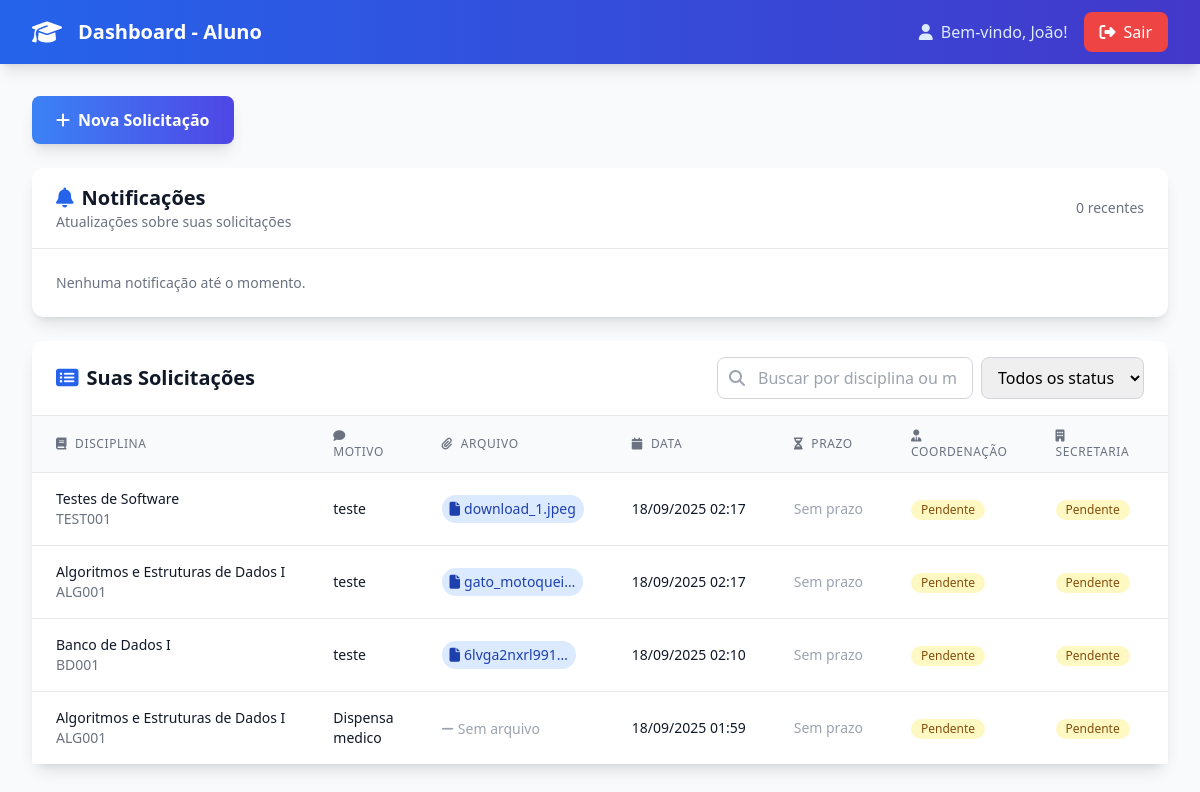
/dashboard/aluno/ (signed in), run on the app's committed database.
### solicitacoes/models.py (models this page shows, shortened)
class Solicitacao(models.Model):
    STATUS_CHOICES = [
        ('pendente', 'Pendente'),
        ('aprovada', 'Aprovada'),
        ('rejeitada', 'Rejeitada'),
    ]
    APPROVAL_CHOICES = STATUS_CHOICES
    aluno = models.ForeignKey(User, on_delete=models.CASCADE, related_name='solicitacoes')
    disciplina = models.ForeignKey(Disciplina, on_delete=models.CASCADE)
    motivo = models.TextField()
    arquivo = models.FileField(upload_to='solicitacoes/%Y/%m/', blank=True, null=True, help_text='Arquivo comprobatório (opcional)')
    data_solicitacao = models.DateTimeField(auto_now_add=True)
    data_limite = models.DateTimeField(null=True, blank=True)
    status = models.CharField(max_length=10, choices=STATUS_CHOICES, default='pendente')
    coordenador_status = models.CharField(max_length=10, choices=APPROVAL_CHOICES, default='pendente')
    coordenador_justificativa = models.TextField(blank=True)
    coordenador_responsavel = models.ForeignKey(User, on_delete=models.SET_NULL, related_name='aprovacoes_coordenador', null=True, blank=True)
    coordenador_data = models.DateTimeField(null=True, blank=True)
    secretaria_status = models.CharField(max_length=10, choices=APPROVAL_CHOICES, default='pendente')
    secretaria_justificativa = models.TextField(blank=True)
    secretaria_responsavel = models.ForeignKey(User, on_delete=models.SET_NULL, related_name='aprovacoes_secretaria', null=True, blank=True)
    secretaria_data = models.DateTimeField(null=True, blank=True)
    professor_status = models.CharField(max_length=10, choices=APPROVAL_CHOICES, default='pendente')
    professor_responsavel = models.ForeignKey(User, on_delete=models.SET_NULL, related_name='avaliacoes', null=True, blank=True)
    observacoes_professor = models.TextField(blank=True, null=True)
    data_avaliacao = models.DateTimeField(null=True, blank=True)
    @property
    def tem_arquivo(self):
        return bool(self.arquivo)
    @property
    def nome_arquivo(self):
        if self.arquivo:
            return self.arquivo.name.split('/')[-1]
        return None
    def atualizar_status_final(self):
        if self.data_limite and timezone.now() > self.data_limite and self.status == 'pendente':
            self.status = 'rejeitada'
            if not self.observacoes_professor:
                self.observacoes_professor = 'Rejeitada automaticamente por expirar o prazo.'
            return
        etapas = [
            self.coordenador_status,
            self.secretaria_status,
            self.professor_status,
        ]
        if 'rejeitada' in etapas:
            self.status = 'rejeitada'
        elif all(status == 'aprovada' for status in etapas):
            self.status = 'aprovada'
            if not self.data_avaliacao:
                self.data_avaliacao = timezone.now()
        else:
            self.status = 'pendente'
    class Meta:
        ordering = ['-data_solicitacao']

class Disciplina(models.Model):
    codigo = models.CharField(max_length=10, unique=True)
    nome = models.CharField(max_length=100)
    descricao = models.TextField(blank=True)
    ativo = models.BooleanField(default=True)
    class Meta:
        ordering = ['codigo']

### solicitacoes/views.py (the view)
# urls.py: path('dashboard/aluno/', views.dashboard_aluno, name='dashboard_aluno'),
@login_required
def dashboard_aluno(request):
    try:
        perfil = request.user.perfil
        if perfil.tipo != 'aluno':
            return redirect('dashboard_professor')
    except Perfil.DoesNotExist:
        pass
    solicitacoes = list(Solicitacao.objects.filter(aluno=request.user))
    for solicitacao in solicitacoes:
        solicitacao.atualizar_status_final()
        solicitacao.save()
    notificacoes = Notificacao.objects.filter(user=request.user).order_by('-criado_em')[:10]
    Notificacao.objects.filter(user=request.user, lido=False).update(lido=True)
    return render(request, 'solicitacoes/dashboard_aluno.html', {
        'solicitacoes': solicitacoes,
        'notificacoes': notificacoes,
    })

### solicitacoes/templates/solicitacoes/dashboard_aluno.html (shortened to what this page needs)
<!DOCTYPE html>
<html lang="pt-br">
<head>
    <script src="https://cdn.tailwindcss.com"></script>
    <link href="https://cdnjs.cloudflare.com/ajax/libs/font-awesome/6.4.0/css/all.min.css" rel="stylesheet">
</head>
<body class="bg-gray-50 min-h-screen">
    <nav class="bg-gradient-to-r from-blue-600 to-indigo-700 shadow-lg">
        <div class="max-w-7xl mx-auto px-4 sm:px-6 lg:px-8">
            <div class="flex justify-between items-center h-16">
                <div class="flex items-center">
                    <div class="flex-shrink-0">
                        <i class="fas fa-graduation-cap text-white text-2xl"></i>
                    </div>
                    <div class="ml-4">
                        <h1 class="text-xl font-bold text-white">Dashboard - Aluno</h1>
                    </div>
                </div>
                <div class="flex items-center space-x-4">
                    <span class="text-blue-100">
                        <i class="fas fa-user mr-2"></i>Bem-vindo, {{ user.first_name }}!
                    </span>
                    <a href="{% url 'logout' %}" class="bg-red-500 hover:bg-red-600 text-white px-4 py-2 rounded-lg transition-colors">
                        <i class="fas fa-sign-out-alt mr-2"></i>Sair
                    </a>
                </div>
            </div>
        </div>
    </nav>
    <div class="max-w-7xl mx-auto py-8 px-4 sm:px-6 lg:px-8 space-y-6">
        <div class="mb-2">
            <a href="{% url 'nova_solicitacao' %}"
               class="inline-flex items-center px-6 py-3 bg-gradient-to-r from-blue-500 to-indigo-600 text-white font-semibold rounded-lg hover:from-blue-600 hover:to-indigo-700 transition-all transform hover:scale-105 shadow-lg">
                <i class="fas fa-plus mr-2"></i>Nova Solicitação
            </a>
        </div>
        <div class="bg-white rounded-xl shadow-lg">
            <div class="px-6 py-4 border-b border-gray-200 flex items-center justify-between">
                <div>
                    <h2 class="text-xl font-bold text-gray-900">
                        <i class="fas fa-bell mr-2 text-blue-600"></i>Notificações
                    </h2>
                    <p class="text-sm text-gray-500">Atualizações sobre suas solicitações</p>
                </div>
                <span class="text-sm text-gray-500">{{ notificacoes|length }} recentes</span>
            </div>
            <div class="divide-y divide-gray-100">
                {% if notificacoes %}
                    {% for notificacao in notificacoes %}
                        <div class="px-6 py-3 flex items-start space-x-3 {% if not notificacao.lido %}bg-blue-50{% endif %}">
                            <div class="mt-1">
                                <i class="fas fa-info-circle text-blue-500"></i>
                            </div>
                            <div class="flex-1">
                                <p class="text-sm text-gray-800">{{ notificacao.mensagem }}</p>
                                <p class="text-xs text-gray-500">{{ notificacao.criado_em|date:"d/m/Y H:i" }}</p>
                            </div>
                        </div>
                    {% endfor %}
                {% else %}
                    <div class="px-6 py-6 text-gray-500 text-sm">
                        Nenhuma notificação até o momento.
                    </div>
                {% endif %}
            </div>
        </div>
        <div class="bg-white rounded-xl shadow-lg">
            <div class="px-6 py-4 border-b border-gray-200">
                <div class="flex flex-col sm:flex-row sm:items-center sm:justify-between">
                    <h2 class="text-xl font-bold text-gray-900 mb-3 sm:mb-0">
                        <i class="fas fa-list-alt mr-2 text-blue-600"></i>Suas Solicitações
                    </h2>
                    <div class="flex space-x-2">
                        <div class="relative">
                            <input type="text"
                                   id="searchInput"
                                   placeholder="Buscar por disciplina ou motivo..."
                                   class="pl-10 pr-4 py-2 border border-gray-300 rounded-lg focus:ring-2 focus:ring-blue-500 focus:border-transparent w-64">
                            <div class="absolute inset-y-0 left-0 pl-3 flex items-center pointer-events-none">
                            </div>
                        </div>
                        <select id="statusFilter" class="px-3 py-2 border border-gray-300 rounded-lg focus:ring-2 focus:ring-blue-500 focus:border-transparent">
                            <option value="">Todos os status</option>
                        </select>
                    </div>
                </div>
            </div>
            <div class="overflow-x-auto">
                {% if solicitacoes %}
                    <table class="min-w-full divide-y divide-gray-200">
                        <thead class="bg-gray-50">
                            <tr>
                                <th class="px-6 py-3 text-left text-xs font-medium text-gray-500 uppercase tracking-wider">
                                    <i class="fas fa-book mr-2"></i>Disciplina
                                </th>
                                <th class="px-6 py-3 text-left text-xs font-medium text-gray-500 uppercase tracking-wider">
                                    <i class="fas fa-comment mr-2"></i>Motivo
                                </th>
                                <th class="px-6 py-3 text-left text-xs font-medium text-gray-500 uppercase tracking-wider">
                                    <i class="fas fa-paperclip mr-2"></i>Arquivo
                                </th>
                                <th class="px-6 py-3 text-left text-xs font-medium text-gray-500 uppercase tracking-wider">
                                    <i class="fas fa-calendar mr-2"></i>Data
                                </th>
                                <th class="px-6 py-3 text-left text-xs font-medium text-gray-500 uppercase tracking-wider">
                                    <i class="fas fa-hourglass-half mr-2"></i>Prazo
                                </th>
                                <th class="px-6 py-3 text-left text-xs font-medium text-gray-500 uppercase tracking-wider">
                                    <i class="fas fa-user-tie mr-2"></i>Coordenação
                                </th>
                                <th class="px-6 py-3 text-left text-xs font-medium text-gray-500 uppercase tracking-wider">
                                    <i class="fas fa-building mr-2"></i>Secretaria
                                </th>
                                <th class="px-6 py-3 text-left text-xs font-medium text-gray-500 uppercase tracking-wider">
                                </th>
                            </tr>
                        </thead>
                        <tbody class="bg-white divide-y divide-gray-200">
                            {% for solicitacao in solicitacoes %}
                                <tr class="hover:bg-gray-50 transition-colors">
                                    <td class="px-6 py-4 whitespace-nowrap disciplina-col">
                                        <div class="text-sm font-medium text-gray-900">{{ solicitacao.disciplina.nome }}</div>
                                        <div class="text-sm text-gray-500">{{ solicitacao.disciplina.codigo }}</div>
                                    </td>
                                    <td class="px-6 py-4 motivo-col">
                                        <div class="text-sm text-gray-900">{{ solicitacao.motivo|truncatewords:10 }}</div>
                                    </td>
                                    <td class="px-6 py-4 whitespace-nowrap">
                                        {% if solicitacao.tem_arquivo %}
                                            <a href="{{ solicitacao.arquivo.url }}" target="_blank"
                                               class="inline-flex items-center px-2 py-1 bg-blue-100 text-blue-800 text-sm rounded-full hover:bg-blue-200 transition-colors">
                                                <i class="fas fa-file mr-1"></i>
                                                {{ solicitacao.nome_arquivo|truncatechars:15 }}
                                            </a>
                                        {% else %}
                                            <span class="text-gray-400 text-sm">
                                                <i class="fas fa-minus mr-1"></i>Sem arquivo
                                            </span>
                                        {% endif %}
                                    </td>
                                    <td class="px-6 py-4 whitespace-nowrap text-sm text-gray-900">
                                        {{ solicitacao.data_solicitacao|date:"d/m/Y H:i" }}
                                    </td>
                                    <td class="px-6 py-4 whitespace-nowrap text-sm">
                                        {% if solicitacao.data_limite %}
                                            <span class="inline-flex items-center px-2.5 py-0.5 rounded-full text-xs font-medium {% if solicitacao.prazo_expirado %}bg-red-100 text-red-800{% else %}bg-gray-100 text-gray-800{% endif %}">
                                                <i class="fas fa-hourglass-half mr-1"></i>
                                                {{ solicitacao.data_limite|date:"d/m/Y H:i" }}
                                            </span>
                                        {% else %}
                                            <span class="text-gray-400 text-sm">Sem prazo</span>
                                        {% endif %}
                                    </td>
                                    <td class="px-6 py-4 whitespace-nowrap text-sm">
                                        <span class="inline-flex items-center px-2.5 py-0.5 rounded-full text-xs font-medium
                                            {% if solicitacao.coordenador_status == 'pendente' %}bg-yellow-100 text-yellow-800
                                            {% elif solicitacao.coordenador_status == 'aprovada' %}bg-green-100 text-green-800
                                            {% elif solicitacao.coordenador_status == 'rejeitada' %}bg-red-100 text-red-800{% endif %}">
                                            {{ solicitacao.coordenador_status|title }}
                                        </span>
                                    </td>
                                    <td class="px-6 py-4 whitespace-nowrap text-sm">
                                        <span class="inline-flex items-center px-2.5 py-0.5 rounded-full text-xs font-medium
                                            {% if solicitacao.secretaria_status == 'pendente' %}bg-yellow-100 text-yellow-800
                                            {% elif solicitacao.secretaria_status == 'aprovada' %}bg-green-100 text-green-800
                                            {% elif solicitacao.secretaria_status == 'rejeitada' %}bg-red-100 text-red-800{% endif %}">
                                            {{ solicitacao.secretaria_status|title }}
                                        </span>
                                    </td>
                                    <td class="px-6 py-4 whitespace-nowrap text-sm">
                                    </td>
                                </tr>
                            {% endfor %}
                        </tbody>
                    </table>
                {% endif %}
            </div>
        </div>
    </div>
</body>
</html>

### data on the page
Solicitacao: disciplina.nome "Testes de Software", disciplina.codigo "TEST001", motivo "teste", nome_arquivo "download_1.jpeg", data_solicitacao "18/09/2025 02:17", shows "Sem prazo", coordenador_status "Pendente", secretaria_status "Pendente"
Solicitacao: disciplina.nome "Algoritmos e Estruturas de Dados I", disciplina.codigo "ALG001", motivo "teste", nome_arquivo "gato_motoquei…", data_solicitacao "18/09/2025 02:17", shows "Sem prazo", coordenador_status "Pendente", secretaria_status "Pendente"
Solicitacao: disciplina.nome "Banco de Dados I", disciplina.codigo "BD001", motivo "teste", nome_arquivo "6lvga2nxrl991…", data_solicitacao "18/09/2025 02:10", shows "Sem prazo", coordenador_status "Pendente", secretaria_status "Pendente"
Solicitacao: disciplina.nome "Algoritmos e Estruturas de Dados I", disciplina.codigo "ALG001", motivo "Dispensa medico", shows "Sem arquivo", data_solicitacao "18/09/2025 01:59", shows "Sem prazo", coordenador_status "Pendente", secretaria_status "Pendente"

### other printed values
{{ user.first_name }} "João"
{{ notificacoes|length }} "0"
